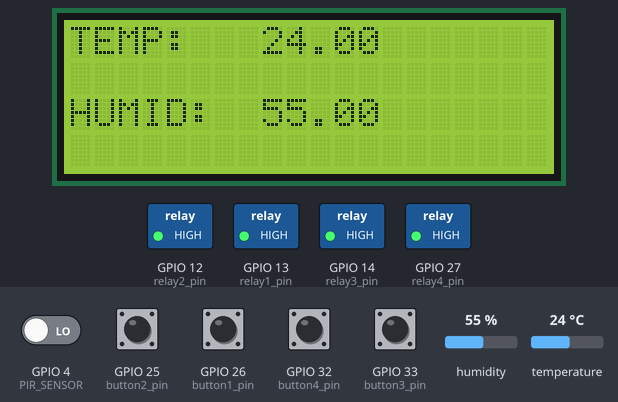
Bench run of a sketch on a simulated ESP32. Shown: 20×4 character LCD, switched loads named in the sketch (green lamp = pin HIGH). Dashed ring = blinking. Inputs (shaded band) come from the test bench; at power-on: GPIO 25 (button2_pin), GPIO 26 (button1_pin), GPIO 32 (button4_pin), GPIO 33 (button3_pin) HIGH, GPIO 4 (PIR_SENSOR) LOW, humidity 55 %, temperature 24 °C. WiFi joins after 1.5 s; servers stay silent unless stated; what the sketch prints to the serial monitor is not drawn.

Above: at 3.1 s.
3.2 s: GPIO 25 (button2_pin) pulled LOW for 0.15 s
At 3.4 s:
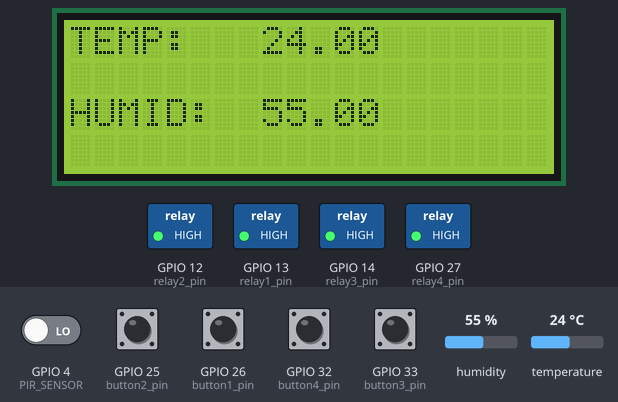
16.3 s: GPIO 26 (button1_pin) pulled LOW for 0.15 s
At 17.7 s:
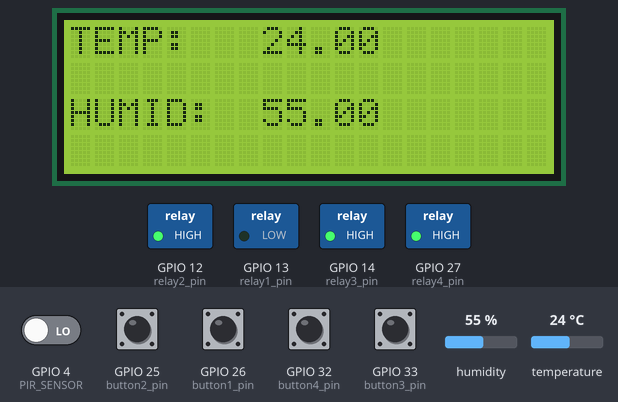
29.4 s: GPIO 32 (button4_pin) pulled LOW for 1 s
At 30.2 s:
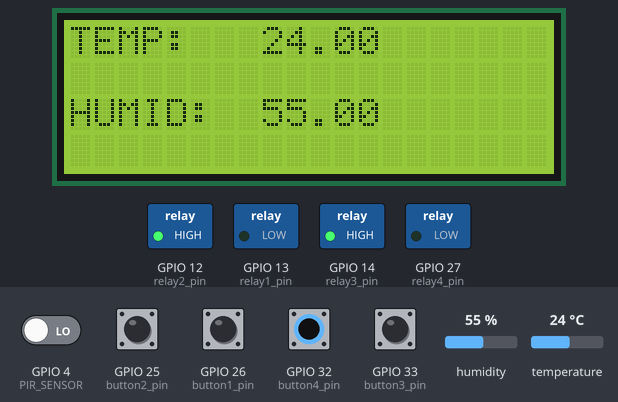
43.4 s: GPIO 25 (button2_pin) pulled LOW for 0.15 s
At 43.9 s:
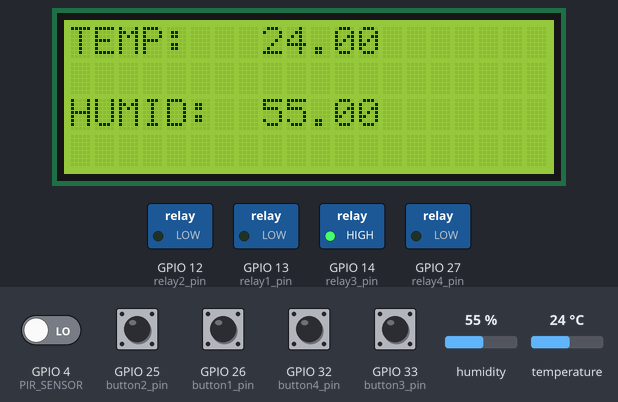
56.5 s: GPIO 32 (button4_pin) pulled LOW for 0.15 s
At 57.6 s:
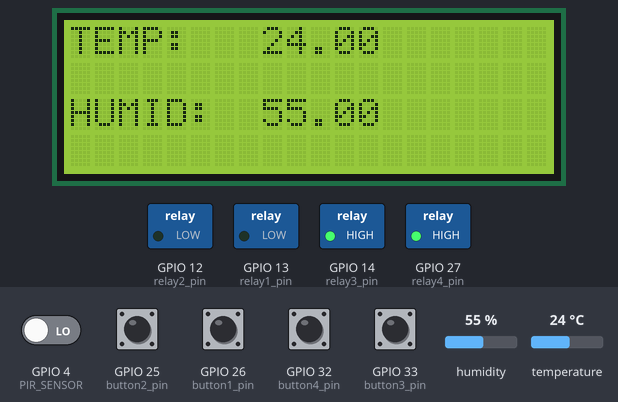
69.6 s: GPIO 33 (button3_pin) pulled LOW for 0.15 s
At 70.3 s:
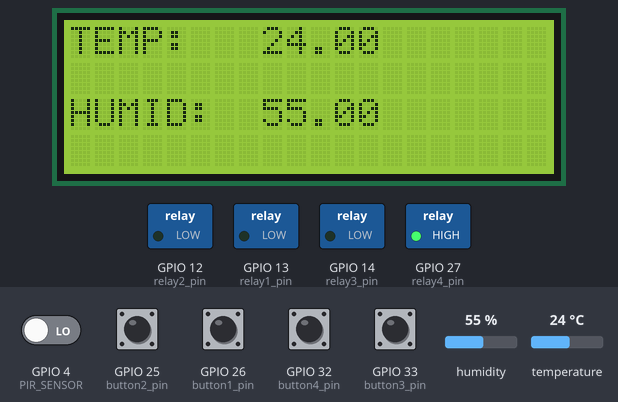
Timing chart, 0 to 72.6 s (numbered marks = the images above; inputs shaded):
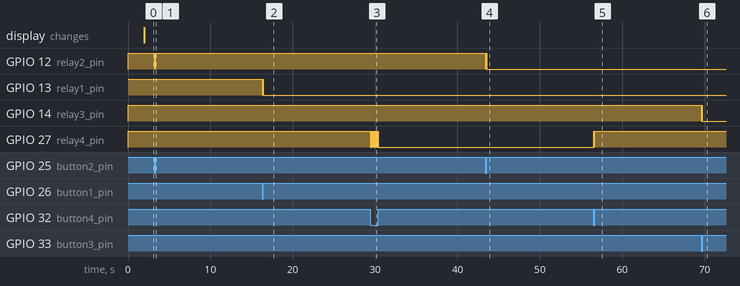

The sketch:

sketch.ino
```cpp
//Linking the Bynk to Wokwi
#define BLYNK_TEMPLATE_ID "TMPL5-ezJbzLt"
#define BLYNK_TEMPLATE_NAME "Smart Home"
#define BLYNK_AUTH_TOKEN "stjXYnSzl8MF9mlRmEIi-d6HMUhuwBej"

// Comment this out to disable prints and save space
#define BLYNK_PRINT Serial
#define I2C_ADDR 0x27
#define LCD_COLUMNS 16
#define LCD_LINES 2

#include <WiFi.h>
#include <WiFiClient.h>
#include <BlynkSimpleEsp32.h>
#include "DHT.h"

// Variable for motion sensing
#define PIR_SENSOR  4
//int flag=0;

#include <LiquidCrystal_I2C.h>
LiquidCrystal_I2C lcd(0x27, 20, 4);

char auth[] = BLYNK_AUTH_TOKEN;

//  WiFi credentials.
// Set password to "" for open networks.
char ssid[] = "Wokwi-GUEST";
char pass[] = "";

BlynkTimer timer;

// Define pin assignments

#define button1_pin 26
#define button2_pin 25
#define button3_pin 33
#define button4_pin 32

#define relay1_pin 13
#define relay2_pin 12
#define relay3_pin 14
#define relay4_pin 27

int relay1_state = 0;
int relay2_state = 0;
int relay3_state = 0;
int relay4_state = 0;

// Change the virtual pins according to the rooms
#define button1_vpin V1
#define button2_vpin V2
#define button3_vpin V3
#define button4_vpin V4

// DHT22
#define DHTPIN 2     // Pin where the DHT11 is connected
#define DHTTYPE DHT22   // DHT 11 sensor type

DHT dht(2, DHT22);

// This function is called every time the device is connected to the Blynk.Cloud
BLYNK_CONNECTED() {
  Blynk.syncVirtual(button1_vpin);
  Blynk.syncVirtual(button2_vpin);
  Blynk.syncVirtual(button3_vpin);
  Blynk.syncVirtual(button4_vpin);
}

// This function is called every time the Virtual Pin state changes
// i.e., when the web push switch from Blynk App or Web Dashboard
BLYNK_WRITE(button1_vpin) {
  relay1_state = param.asInt();
  digitalWrite(relay1_pin, relay1_state);
}

BLYNK_WRITE(button2_vpin) {
  relay2_state = param.asInt();
  digitalWrite(relay2_pin, relay2_state);
}

BLYNK_WRITE(button3_vpin) {
  relay3_state = param.asInt();
  digitalWrite(relay3_pin, relay3_state);
}

BLYNK_WRITE(button4_vpin) {
  relay4_state = param.asInt();
  digitalWrite(relay4_pin, relay4_state);
}

void setup() {
  pinMode(PIR_SENSOR, INPUT);

  // Debug console

  pinMode(button1_pin, INPUT_PULLUP);
  pinMode(button2_pin, INPUT_PULLUP);
  pinMode(button3_pin, INPUT_PULLUP);
  pinMode(button4_pin, INPUT_PULLUP);

  pinMode(relay1_pin, OUTPUT);
  pinMode(relay2_pin, OUTPUT);
  pinMode(relay3_pin, OUTPUT);
  pinMode(relay4_pin, OUTPUT);

  // During startup, all Relays should be turned OFF
  digitalWrite(relay1_pin, HIGH);
  digitalWrite(relay2_pin, HIGH);
  digitalWrite(relay3_pin, HIGH);
  digitalWrite(relay4_pin, HIGH);
  Serial.begin(115200);
  Blynk.begin(auth, ssid, pass);

  dht.begin(); //dht starts
  lcd.init();
  lcd.backlight();
  lcd.begin(20, 4);
  lcd.setCursor(3, 0);
  lcd.print("Home Automation");
  lcd.setCursor(5, 2);
  lcd.print("By Shamsiya");

  timer.setInterval(5000L, notifyOnTheft);//to delay the function call after the first call I have given the delay in blynk event creation
}

void loop() {
  Blynk.run();
  timer.run();

  // Read temperature and humidity values from DHT sensor
  float temperature = dht.readTemperature();
  float humidity = dht.readHumidity();

  // Check if reading is successful
  if (isnan(temperature) || isnan(humidity)) {
    Serial.println("Failed to read from DHT sensor!");
    return;
  }

  //Serial.print("Temperature: ");
  //Serial.print(temperature);
  //Serial.print(" °C, Humidity: ");
  //Serial.print(humidity);
  //Serial.println(" %"); these code makes the program slower but helps to check the error


  // Display temperature and humidity on LCD
  lcd.clear();
  lcd.setCursor(0, 0);
  lcd.print("TEMP:");
  lcd.setCursor(8, 0);
  lcd.print(temperature);
  lcd.setCursor(0, 2);
  lcd.print("HUMID:");
  lcd.setCursor(8, 2);
  lcd.print(humidity);
  Blynk.virtualWrite(V5, humidity);     // Send humidity value to Blynk App
    Blynk.virtualWrite(V6, temperature);  // Send temperature value to Blynk App

  // Listen for button presses
  listenPushButtons();

}

// Function to handle button presses
void listenPushButtons() {
  if (digitalRead(button1_pin) == LOW) {
    //delay(50);
    controlRelay(1);
    Blynk.virtualWrite(button1_vpin, relay1_state); // Update button state
  }
  else if (digitalRead(button2_pin) == LOW) {
    //delay(50);
    controlRelay(2);
    Blynk.virtualWrite(button2_vpin, relay2_state); // Update button state
  }
  else if (digitalRead(button3_pin) == LOW) {
    //delay(50);
    controlRelay(3);
    Blynk.virtualWrite(button3_vpin, relay3_state); // Update button state
  }
  else if (digitalRead(button4_pin) == LOW) {
    //delay(50);
    controlRelay(4);
    Blynk.virtualWrite(button4_vpin, relay4_state); // Update button state
  }
}

// Function to control relays based on button presses
void controlRelay(int relay) {
  if (relay == 1) {
    relay1_state = !relay1_state;
    digitalWrite(relay1_pin, relay1_state);
    Serial.print("Relay1 State = ");
    Serial.println(relay1_state);
    //delay(50);
  }
  else if (relay == 2) {
    relay2_state = !relay2_state;
    digitalWrite(relay2_pin, relay2_state);
    Serial.print("Relay2 State = ");
    Serial.println(relay2_state);
    //delay(50);
  }
  else if (relay == 3) {
    relay3_state = !relay3_state;
    digitalWrite(relay3_pin, relay3_state);
    Serial.print("Relay3 State = ");
    Serial.println(relay3_state);
   // delay(50);
  }
  else if (relay == 4) {
    relay4_state = !relay4_state;
    digitalWrite(relay4_pin, relay4_state);
    Serial.print("Relay4 State = ");
    Serial.println(relay4_state);
    //delay(50);
  }
}

// Function to handle theft alerts
void notifyOnTheft()
{
  int isTheftAlert = digitalRead(PIR_SENSOR);
  Serial.println(isTheftAlert);
  if (isTheftAlert==1) {
    Serial.println("Theft Alert in Home");

    // I tried to use manual push notification but creating it in Blynk is easier
    //Blynk.email("shamsiyashamz@gmail.com", "Alert", "Theft Alert in Home");
    //Blynk.notify("Alert : Theft Alert in Home");
    Blynk.logEvent("theft_alert","Theft Alert in Home");
    //flag=1;
  }
  else if (isTheftAlert==0)
  {
   //flag=0;
  }
}
//tried using Automation feature in blynk and connected my phone similar to events but configuration takes a bit longer
/*void sendSensor() {
  int motion_data = digitalRead(motion_sensor);
  Serial.println(motion_data);
  Blynk.virtualWrite(V7, motion_data);
}*/
```

Measured:
- after the input at 3.2 s, GPIO 12 (relay2_pin): alternates HIGH for 0.03 s and LOW for 0.03 s, 4 changes in all, then stays HIGH, starting after 0.05 s
- after the input at 16.3 s, GPIO 13 (relay1_pin): alternates HIGH for 0.03 s and LOW for 0.03 s, 5 changes in all, then stays LOW, starting at once
- after the input at 29.4 s, GPIO 27 (relay4_pin): alternates HIGH for 0.03 s and LOW for 0.03 s, 37 changes in all, then stays LOW, starting at once
- after the input at 43.4 s, GPIO 12 (relay2_pin): alternates HIGH for 0.03 s and LOW for 0.03 s, 5 changes in all, then stays LOW, starting at once
- after the input at 56.5 s, GPIO 27 (relay4_pin): alternates HIGH for 0.03 s and LOW for 0.03 s, 5 changes in all, then stays HIGH, starting at once
- after the input at 69.6 s, GPIO 14 (relay3_pin): alternates HIGH for 0.03 s and LOW for 0.03 s, 5 changes in all, then stays LOW, starting at once
